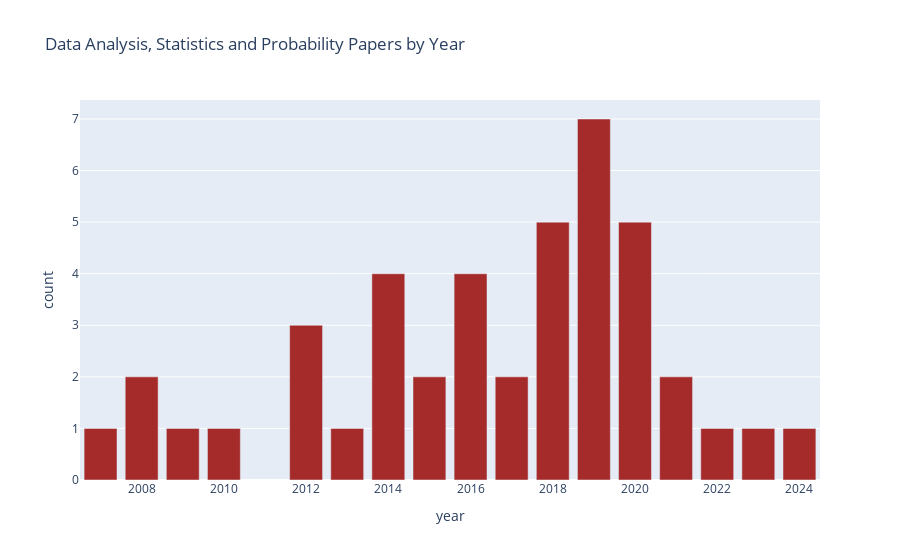

Notebook source saved alongside this figure:
### Code cell
top = 'Data Analysis, Statistics and Probability'
px.bar(cat_year_num.query("category == @top"), x = 'year', y = 'count', title= top + " Papers by Year", color_discrete_sequence=['brown'])

### Figure 1 — Plotly figure (JSON) as saved in the notebook; plotly's stock layout.template omitted (floating-point values rounded to 4 significant figures)
{"data": [{"hovertemplate": "year=%{x}<br>count=%{y}<extra></extra>", "legendgroup": "", "marker": {"color": "brown", "pattern": {"shape": ""}}, "name": "", "orientation": "v", "showlegend": false, "textposition": "auto", "type": "bar", "x": [2007, 2008, 2009, 2010, 2012, 2013, 2014, 2015, 2016, 2017, 2018, 2019, 2020, 2021, 2022, 2023, 2024], "xaxis": "x", "y": [1, 2, 1, 1, 3, 1, 4, 2, 4, 2, 5, 7, 5, 2, 1, 1, 1], "yaxis": "y"}], "layout": {"barmode": "relative", "legend": {"tracegroupgap": 0}, "title": {"text": "Data Analysis, Statistics and Probability Papers by Year"}, "xaxis": {"anchor": "y", "domain": [0, 1], "title": {"text": "year"}}, "yaxis": {"anchor": "x", "domain": [0, 1], "title": {"text": "count"}}}}
